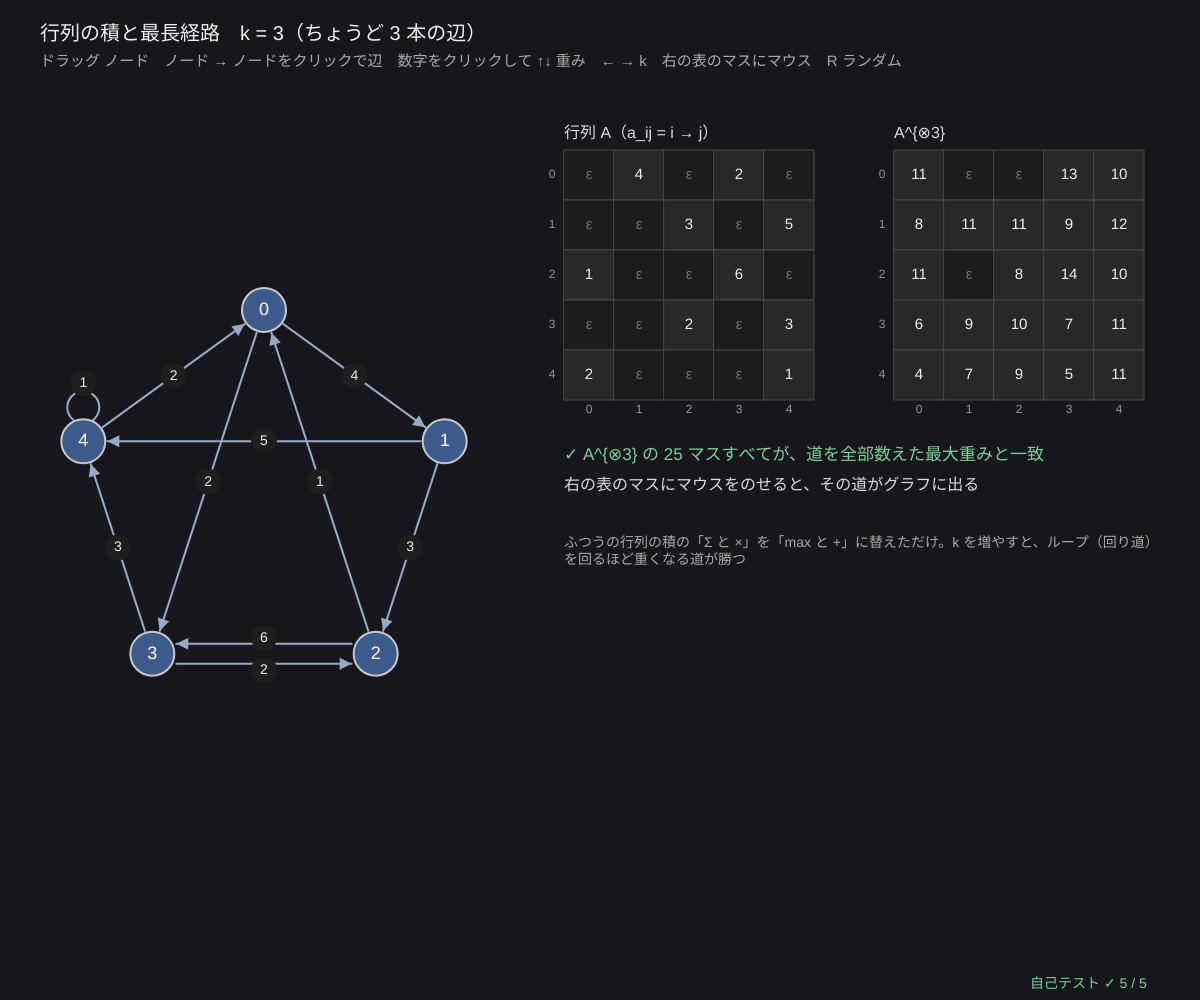
Frame 1 (no input)
Frame 60 (no input): identical to frame 1, image omitted
Frame 120 (the mouse pressed at the canvas centre since frame 60): identical to frame 1, image omitted

The p5.js sketch that drew this single still picture (run headless with seeded random() and noise() and a simulated clock; from frame 60 on, the mouse is pressed at the canvas centre):

// p5.js sketch
// ── sketch.js
// ============================================
// 03 行列の積と最長経路 ─ (A ⊗ B)_ij = max_k (a_ik + b_kj)。A^{⊗k} の (i, j) = 「ちょうど k 本の辺で i から j へ行く道の最大重み」
// ここでは a_ij = 「i → j の辺の重み」（辺がなければ ε）。右の A^{⊗k} の数を、全部の道を数えた答え（総当たり）と並べて確かめる
//   （シリーズ 38 の 09 は min で最短経路。ここは max で「いちばん時間のかかる道」= 待ち合わせの連鎖）
// ノードをドラッグ / ノード → ノードの順にクリック = 辺を足す・消す / 辺の数字をクリックして ↑↓ 重み / ← → k / マスにマウス = その道を表示 / R ランダム
// ============================================

const N_NODES = 5;                      // ★ ノードの数
let wts = [[-Infinity, 4, -Infinity, 2, -Infinity], [-Infinity, -Infinity, 3, -Infinity, 5], [1, -Infinity, -Infinity, 6, -Infinity], [-Infinity, -Infinity, 2, -Infinity, 3], [2, -Infinity, -Infinity, -Infinity, 1]];   // ★ 重み a_ij（i → j）
let kPow = 3, pos = [], dragN = -1, firstN = -1, selArc = null, brute = null, powK = null, hoverCell = null, moved = false;

function setup() {
  createCanvas(windowWidth, windowHeight); textWrap(CHAR);
  for (let i = 0; i < N_NODES; i++) pos.push({ x: width * 0.22 + 190 * Math.cos((TWO_PI * i) / N_NODES - HALF_PI), y: height * 0.5 + 190 * Math.sin((TWO_PI * i) / N_NODES - HALF_PI) });
  selfTest(); recompute();
}
// ★ 総当たり：ちょうど k 本の辺の道（同じノードを何度通ってもよい）を全部たどり、(i, j) ごとに最大の重みと道を記録
function bruteWalks(A, k) {
  let n = A.length, best = Array.from({ length: n }, () => Array.from({ length: n }, () => ({ w: NEG_INF, path: null, count: 0 })));
  let rec = (s, v, d, w, path) => {
    if (d === k) { let b = best[s][v]; b.count++; if (w > b.w) { b.w = w; b.path = path.slice(); } return; }
    for (let u = 0; u < n; u++) if (A[v][u] !== NEG_INF) { path.push(u); rec(s, u, d + 1, w + A[v][u], path); path.pop(); }
  };
  for (let s = 0; s < n; s++) rec(s, s, 0, 0, [s]);
  return best;
}
function recompute() { powK = mpPow(wts, kPow); brute = bruteWalks(wts, kPow); }

function drawMatrix(M, x0, y0, cs, title, hl) {
  noStroke(); fill(220); textSize(16); textAlign(LEFT, BASELINE); text(title, x0, y0 - 12);
  for (let i = 0; i < M.length; i++) for (let j = 0; j < M.length; j++) {
    let on = hl && hl[0] === i && hl[1] === j;
    stroke(on ? color(255, 220, 120) : 70); strokeWeight(on ? 3 : 1); fill(M[i][j] === NEG_INF ? 28 : 40); rect(x0 + j * cs, y0 + i * cs, cs, cs);
    noStroke(); fill(M[i][j] === NEG_INF ? 110 : 240); textAlign(CENTER, CENTER); textSize(15); text(mpFmt(M[i][j], 0), x0 + (j + 0.5) * cs, y0 + (i + 0.5) * cs);
  }
  fill(150); textSize(12);
  for (let i = 0; i < M.length; i++) { text(i, x0 - 12, y0 + (i + 0.5) * cs); text(i, x0 + (i + 0.5) * cs, y0 + M.length * cs + 10); }
}

function draw() {
  background(22, 22, 28);
  let cs = 50, mx1 = width * 0.47, mx2 = mx1 + N_NODES * cs + 80, my = 150;
  hoverCell = null;
  let ci = Math.floor((mouseY - my) / cs), cj = Math.floor((mouseX - mx2) / cs);
  if (ci >= 0 && ci < N_NODES && cj >= 0 && cj < N_NODES) hoverCell = [ci, cj];
  let path = hoverCell ? brute[hoverCell[0]][hoverCell[1]].path : null;
  let onPath = (i, j) => path && path.some((v, t) => t > 0 && path[t - 1] === i && v === j);

  // ---- グラフ
  for (let i = 0; i < N_NODES; i++) for (let j = 0; j < N_NODES; j++) {
    if (wts[i][j] === NEG_INF) continue;
    let hot = onPath(i, j), sel = selArc && selArc[0] === i && selArc[1] === j, lp;
    stroke(hot ? color(255, 200, 80) : color(150, 170, 200)); fill(hot ? color(255, 200, 80) : color(150, 170, 200)); strokeWeight(hot ? 4 : 2);
    if (i === j) { noFill(); circle(pos[i].x, pos[i].y - 34, 32); lp = [pos[i].x, pos[i].y - 58]; }
    else lp = arrowTo(pos[i].x, pos[i].y, pos[j].x, pos[j].y, 24, wts[j][i] !== NEG_INF ? 10 : 0);
    noStroke(); fill(sel ? color(255, 220, 120) : 30); circle(lp[0], lp[1], 26);
    fill(sel ? 20 : 240); textAlign(CENTER, CENTER); textSize(14); text(wts[i][j], lp[0], lp[1]);
  }
  for (let i = 0; i < N_NODES; i++) {
    stroke(i === firstN ? color(255, 220, 120) : 200); strokeWeight(i === firstN ? 4 : 2);
    fill(path && (path[0] === i || path[path.length - 1] === i) ? color(255, 170, 70) : color(60, 90, 140)); circle(pos[i].x, pos[i].y, 44);
    noStroke(); fill(255); textSize(18); textAlign(CENTER, CENTER); text(i, pos[i].x, pos[i].y);
  }
  drawMatrix(wts, mx1, my, cs, '行列 A（a_ij = i → j）', null);
  drawMatrix(powK, mx2, my, cs, 'A^{⊗' + kPow + '}', hoverCell);

  // ---- 説明と答え合わせ
  textAlign(LEFT, BASELINE); noStroke(); fill(240); textSize(20);
  text('行列の積と最長経路　k = ' + kPow + '（ちょうど ' + kPow + ' 本の辺）', 40, 40);
  fill(170); textSize(15); text('ドラッグ ノード　ノード → ノードをクリックで辺　数字をクリックして ↑↓ 重み　← → k　右の表のマスにマウス　R ランダム', 40, 66);
  let ty = my + N_NODES * cs + 60, allSame = true;
  for (let i = 0; i < N_NODES; i++) for (let j = 0; j < N_NODES; j++) if (powK[i][j] !== brute[i][j].w) allSame = false;
  fill(allSame ? color(120, 210, 150) : color(255, 100, 90)); textSize(17);
  text(allSame ? '✓ A^{⊗' + kPow + '} の 25 マスすべてが、道を全部数えた最大重みと一致' : '✗ 一致しないマスがある', mx1, ty);
  fill(220); textSize(16);
  if (hoverCell) {
    let [i, j] = hoverCell, b = brute[i][j];
    text('(' + i + ', ' + j + ')：' + kPow + ' 本の道は ' + b.count + ' 通り。いちばん重い道 ' + (b.path ? b.path.join(' → ') + '　重み ' + b.w : 'なし → ε'), mx1, ty + 30);
    let terms = []; for (let m = 0; m < N_NODES; m++) { let p = kPow > 0 ? mpPow(wts, kPow - 1)[i][m] : NEG_INF; if (p !== NEG_INF && wts[m][j] !== NEG_INF) terms.push(mpFmt(p, 0) + '⊗' + wts[m][j]); }
    text('= ⊕_m (A^{⊗' + (kPow - 1) + '})_' + i + 'm ⊗ a_m' + j + ' = ' + (terms.length ? terms.join(' ⊕ ') : 'ε'), mx1, ty + 44, width - mx1 - 30);
  } else text('右の表のマスにマウスをのせると、その道がグラフに出る', mx1, ty + 30);
  fill(170); textSize(14);
  text('ふつうの行列の積の「Σ と ×」を「max と +」に替えただけ。k を増やすと、ループ（回り道）を回るほど重くなる道が勝つ', mx1, ty + 76, width - mx1 - 30);
  drawSelfTest(width - 170, height - 12);
}

function nodeAt(x, y) { for (let i = 0; i < N_NODES; i++) if (Math.hypot(x - pos[i].x, y - pos[i].y) < 24) return i; return -1; }
function labelAt(x, y) {
  for (let i = 0; i < N_NODES; i++) for (let j = 0; j < N_NODES; j++) {
    if (wts[i][j] === NEG_INF) continue;
    let p = i === j ? [pos[i].x, pos[i].y - 58] : null;
    if (!p) { let dx = pos[j].x - pos[i].x, dy = pos[j].y - pos[i].y, L = Math.hypot(dx, dy) || 1, b = wts[j][i] !== NEG_INF ? 10 : 0; p = [(pos[i].x + pos[j].x) / 2 - (dy / L) * b * 1.6, (pos[i].y + pos[j].y) / 2 + (dx / L) * b * 1.6]; }
    if (Math.hypot(x - p[0], y - p[1]) < 14) return [i, j];
  }
  return null;
}
function mousePressed() { dragN = nodeAt(mouseX, mouseY); moved = false; let l = labelAt(mouseX, mouseY); if (l && dragN < 0) selArc = l; }
function mouseDragged() { if (dragN >= 0) { pos[dragN].x = mouseX; pos[dragN].y = mouseY; moved = true; } }
function mouseReleased() {
  if (dragN >= 0 && !moved) {
    if (firstN < 0) firstN = dragN;
    else { wts[firstN][dragN] = wts[firstN][dragN] === NEG_INF ? 3 : NEG_INF; selArc = wts[firstN][dragN] === NEG_INF ? null : [firstN, dragN]; firstN = -1; recompute(); }
  }
  dragN = -1;
}
function keyPressed() {
  if (key === RIGHT_ARROW) kPow = Math.min(6, kPow + 1);
  if (key === LEFT_ARROW) kPow = Math.max(1, kPow - 1);
  if (selArc && (key === UP_ARROW || key === DOWN_ARROW)) { let [i, j] = selArc; wts[i][j] = clampv(wts[i][j] + (key === UP_ARROW ? 1 : -1), -9, 9); }
  if (key === 'r' || key === 'R') { seedRng(Math.floor(Math.random() * 1e6)); wts = mpMat(N_NODES, N_NODES); for (let i = 0; i < N_NODES; i++) for (let j = 0; j < N_NODES; j++) if (rnd() < 0.3) wts[i][j] = rndInt(1, 9); selArc = null; }
  recompute();
  return false;
}
function clampv(v, a, b) { return v < a ? a : v > b ? b : v; }

// ---- 自己テスト
function selfTest() {
  selfTestResults = [];
  seedRng(3);
  let okP = true, okA = true, okE = true, okS = true;
  for (let t = 0; t < 30; t++) {
    let n = 4 + (t % 2), A = mpMat(n, n);
    for (let i = 0; i < n; i++) for (let j = 0; j < n; j++) if (rnd() < 0.45) A[i][j] = rndInt(-5, 9);
    for (let k = 1; k <= 4; k++) { let P = mpPow(A, k), b = bruteWalks(A, k); for (let i = 0; i < n; i++) for (let j = 0; j < n; j++) if (P[i][j] !== b[i][j].w) okP = false; }
    let B = A.map((r) => r.map((v) => (v === NEG_INF ? v : v - 2))), C = mpPow(A, 2);
    if (!mpVecEq(mpMatMul(mpMatMul(A, B), C).flat(), mpMatMul(A, mpMatMul(B, C)).flat())) okA = false;
    if (!mpVecEq(mpMatMul(mpEye(n), A).flat(), A.flat()) || !mpVecEq(mpMatMul(A, mpEye(n)).flat(), A.flat())) okE = false;
    if (!mpVecEq(mpPow(A, 5).flat(), mpMatMul(mpPow(A, 2), mpPow(A, 3)).flat()) || !noNaN(mpPow(A, 5))) okS = false;
  }
  check('(A^{⊗k})_ij = 総当たりの最大重み（ランダムな 30 グラフ、k = 1〜4、道がなければ ε）', okP);
  check('行列の積の結合法則 (A⊗B)⊗C = A⊗(B⊗C)', okA);
  check('単位行列 E（対角 0、他は ε）：E ⊗ A = A ⊗ E = A', okE);
  check('指数法則 A^{⊗5} = A^{⊗2} ⊗ A^{⊗3}、NaN なし', okS);
  check('はじめの図：A^{⊗3} = 総当たり', mpVecEq(mpPow(wts, 3).flat(), bruteWalks(wts, 3).flat().map((b) => b.w)));
  reportSelfTest();
}

// ---------- やってみよう ----------
// 1. k を 1, 2, 3 と増やして、ε のマスがどう埋まっていくか見よう。ずっと ε のマスはなぜ？
// 2. マスにマウスをのせ、表示された道の重みを自分で足して確かめよう
// 3. 自己ループ（同じノードを 2 回クリック）に大きい重みをつけると、k を増やしたとき何が起きる？
// 4. 辺の重みを全部負にすると、長い道ほど軽くなる。A^{⊗k} はどう変わる？
// 5. 04 では E ⊕ A ⊕ A² ⊕ … をまとめて「全部の長さの道」の最大を一度に求める

// ==================================================
// ここから下は「マックスプラスの道具」（中身は読まなくても OK。消さないでね）
// ==================================================
// ---- マックスプラスの数：ε = −∞（「ゼロ」= 起きない・制約なし）、e = 0（「いち」= 待ち時間なし）
const NEG_INF = -Infinity;
function mpAdd(a, b) { return a >= b ? a : b; }                                   // a ⊕ b = max(a, b)
function mpMul(a, b) { return a === NEG_INF || b === NEG_INF ? NEG_INF : a + b; }  // a ⊗ b = a + b（ε があれば ε。−∞ + ∞ を作らない）
function mpFmt(v, d) {                                                             // ε を「ε」と表示（−Infinity を見せない）
  if (v === NEG_INF) return 'ε';
  if (v === Infinity) return '+∞';
  if (typeof v !== 'number' || v !== v) return '?';
  let s = (+v.toFixed(d === undefined ? 1 : d)).toString();
  return s === '-0' ? '0' : s;
}
// ---- マックスプラス行列（配列の配列）。(A ⊗ B)_ij = max_k (a_ik + b_kj)
function mpMat(n, m, v) { return Array.from({ length: n }, () => new Array(m).fill(v === undefined ? NEG_INF : v)); }
function mpEye(n) { let I = mpMat(n, n); for (let i = 0; i < n; i++) I[i][i] = 0; return I; }      // 単位行列 E（対角 e = 0、他は ε）
function mpMatMul(A, B) {
  let n = A.length, m = B[0].length, q = B.length, C = mpMat(n, m);
  for (let i = 0; i < n; i++) for (let k = 0; k < q; k++) {
    let a = A[i][k]; if (a === NEG_INF) continue;
    for (let j = 0; j < m; j++) { let b = B[k][j]; if (b !== NEG_INF && a + b > C[i][j]) C[i][j] = a + b; }
  }
  return C;
}
function mpMatAdd(A, B) { return A.map((r, i) => r.map((v, j) => mpAdd(v, B[i][j]))); }
function mpMatVec(A, x) { return A.map((r) => { let s = NEG_INF; for (let j = 0; j < r.length; j++) s = mpAdd(s, mpMul(r[j], x[j])); return s; }); }
function mpPow(A, k) { let P = mpEye(A.length); for (let t = 0; t < k; t++) P = mpMatMul(P, A); return P; }
// A* = E ⊕ A ⊕ A² ⊕ … ⊕ A^(n−1)。正の回路があると A* は発散する → positive = true（tol は計算誤差のゆとり）
function mpStar(A, tol) {
  let n = A.length, St = mpMatAdd(mpEye(n), A), P = A, plus = A.map((r) => r.slice());
  for (let k = 2; k <= n; k++) { P = mpMatMul(P, A); plus = mpMatAdd(plus, P); if (k < n) St = mpMatAdd(St, P); }
  let positive = false; for (let i = 0; i < n; i++) if (plus[i][i] > (tol === undefined ? 1e-9 : tol)) positive = true;
  return { star: St, positive };
}
// 残余（いちばん大きい劣解）：A ⊗ x ≤ b を満たす最大の x。x_j = min_i (b_i − a_ij)（a_ij = ε の行は制約なし）
function mpResid(A, b) {
  let m = A[0].length, x = new Array(m).fill(Infinity);
  for (let j = 0; j < m; j++) for (let i = 0; i < A.length; i++) {
    if (A[i][j] === NEG_INF) continue;
    let v = b[i] === NEG_INF ? NEG_INF : b[i] - A[i][j];
    if (v < x[j]) x[j] = v;
  }
  return x;                            // どの行にも関係しない列は +∞（いくら遅くてもよい）
}
function mpVecLeq(u, v, tol) { return u.every((a, i) => a === NEG_INF || a <= v[i] + (tol || 1e-9)); }
function mpVecEq(u, v, tol) { return u.every((a, i) => (a === NEG_INF && v[i] === NEG_INF) || (a !== NEG_INF && v[i] !== NEG_INF && Math.abs(a - v[i]) <= (tol || 1e-9))); }
// ---- 種つきの乱数（同じ種なら毎回同じ列）
let rngState = 1;
function seedRng(s) { rngState = (s >>> 0) || 1; }
function rnd() {                       // 0〜1 の一様乱数（mulberry32）
  rngState = (rngState + 0x6d2b79f5) >>> 0;
  let t = rngState;
  t = Math.imul(t ^ (t >>> 15), t | 1);
  t ^= t + Math.imul(t ^ (t >>> 7), t | 61);
  return ((t ^ (t >>> 14)) >>> 0) / 4294967296;
}
function rndInt(a, b) { return a + Math.floor(rnd() * (b - a + 1)); }
// ---- 矢印（ノードの半径 r の手前で止める）。bend で少し曲げる（往復の辺を分ける）
function arrowTo(x1, y1, x2, y2, r, bend) {
  let dx = x2 - x1, dy = y2 - y1, L = Math.hypot(dx, dy) || 1, ux = dx / L, uy = dy / L, ox = -uy * (bend || 0), oy = ux * (bend || 0);
  let ax = x1 + ux * r + ox, ay = y1 + uy * r + oy, bx = x2 - ux * r + ox, by = y2 - uy * r + oy;
  line(ax, ay, bx, by);
  let hx = bx - ux * 12, hy = by - uy * 12;
  noStroke(); triangle(bx, by, hx - uy * 6, hy + ux * 6, hx + uy * 6, hy - ux * 6);
  return [(ax + bx) / 2 + ox * 0.6, (ay + by) / 2 + oy * 0.6];
}
// ---- 自己テストの道具
let selfTestResults = [];
function check(name, cond) { selfTestResults.push({ name, ok: !!cond }); }
function near(a, b, tol) { return a !== null && a !== undefined && isFinite(a) && Math.abs(a - b) <= (tol === undefined ? 1e-9 : tol); }
function noNaN(v) { return Array.isArray(v) ? v.every(noNaN) : !(typeof v === 'number' && v !== v); }
function reportSelfTest() { for (let r of selfTestResults) (r.ok ? console.log : console.error)((r.ok ? '✓ ' : '✗ ') + r.name); }
function selfTestLine() { let n = selfTestResults.filter((r) => r.ok).length; return '自己テスト ' + (n === selfTestResults.length ? '✓ ' : '✗ ') + n + ' / ' + selfTestResults.length; }
function drawSelfTest(x, y) { noStroke(); fill(selfTestResults.every((r) => r.ok) ? color(120, 210, 150) : color(255, 90, 90)); textSize(14); textAlign(LEFT, BASELINE); text(selfTestLine(), x, y); }
